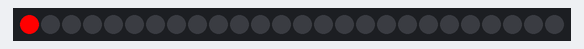
Bench run of a sketch on a simulated Arduino Uno, built with avr-gcc and run on an emulated ATmega328P. Shown: 26 RGB LEDs in strip order, left to right. The modem accepts every AT command (registered, SIM ready, sends succeed) and sends nothing else; what the sketch prints to the serial monitor is not drawn.

Above: at 1.6 s.
At 4.6 s:
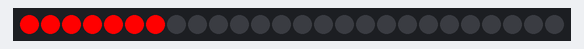
At 7.6 s:
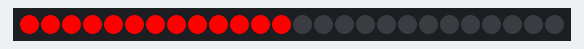
At 10.6 s:
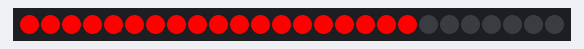
At 14.1 s:
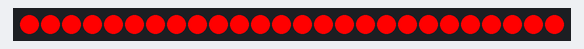

The sketch:

MindBoxSketch.ino
```cpp
#include <FastLED.h>
#include <SoftwareSerial.h>

#define WIFI_RX_PIN 4
#define WIFI_TX_PIN 5
#define LED_DATA_PIN 6

#define NUMBER_OF_LEDS 26

SoftwareSerial wifiSerial(WIFI_TX_PIN, WIFI_RX_PIN);

CRGB leds[NUMBER_OF_LEDS];

void setup()
{
  FastLED.addLeds<WS2812B, LED_DATA_PIN, GRB>(leds, NUMBER_OF_LEDS);

  Serial.begin(9600);
  wifiSerial.begin(9600);

  wifiSerial.println("AT");
  delay(500);
  Serial.println(wifiSerial.readString());
}

void loop()
{
  for (int i = 0; i < NUMBER_OF_LEDS; i++)
  {
    leds[i] = CRGB::Red;
    FastLED.show();
    delay(500);
  }
 }
```
